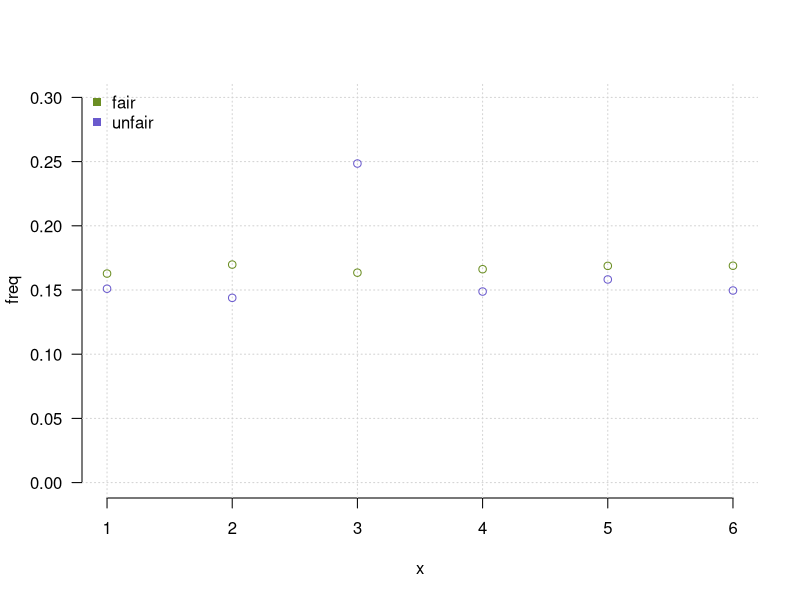

Write R code to recreate this figure.
## ---- chunk 1

## ---- chunk 2
# load the packages you need
#library(dplyr)
#library(tidyr)
#library(stringr)
#library(ggplot2)
## ---- chunk 3
vec <- c(1, 2, 3)
vec
## ---- chunk 4
vector('integer', 5) # a vector of 5 integers
vector('character', 5)
character(5) # does the same
logical(5) # same as vector('logical', 5)
## ---- chunk 5
v1 <- c(1,2,3)
v2 <- c('a','b','c')
v3 <- c('do','re','mi')
c(v1, v2, v3)
## ---- chunk 6
v1 <- c(1, 2, 3, 4)
v2 <- c(7, -9, 15.2, 4)
v1 + v2 # addition
v1 - v2 # subtraction
v1 * v2 # scalar multiplication
v1 / v2 # division
## ---- chunk 7
v1 <- c(1, 2, 3, 4, 5)
v2 <- c(0, 1)
v1 + v2
## ---- chunk 8
vec <- c('a', 'b', 'c', 'd', 'e')
vec[1] # the first element
vec[5] # the fifth element
vec[-1] # remove the first element
## ---- chunk 9
vec <- c('a', 'b', 'c', 'd', 'e')
vec[0] # R counts elements from 1
vec[10] # Positive index past the length of the vector
vec[-6] # Negative index past the length of the vector
## ---- chunk 10
vec <- c('a', 'b', 'c', 'd', 'e')
vec.ind <- c(1,3,5)
vec[vec.ind]
## ---- chunk 11
vec <- c('a', 'b', 'c', 'd', 'e')
vec.ind <- c(TRUE, FALSE, TRUE, FALSE, TRUE)
vec[vec.ind]
## ---- chunk 12
vec <- c(23.7, 54.5, 22.7)
names(vec) # by default there are no names
names(vec) <- c('sample1', 'sample2', 'sample3')
vec
vec[c('sample2', 'sample1')]
## ---- chunk 13
vec <- c(1, 2, 3, 4, 5)
vec[-5] # without the 5-th element
vec[-(c(1,3,5))] # without elements 1, 3, 5
## ---- chunk 14
vec <- c(1, 2, 3, 4, 5)
vec < 3 # we can use the value of this logical comparison
vec[vec < 3]# Et voila!
## ---- chunk 15
vec <- c(1, 2, 3, 4, 5)
rev(vec)
## ---- chunk 16
v <- c(5:7)
v
v2 <- c(3:-4)
v2
## ---- chunk 17
vec <- c(1:78)
length(vec)
## ---- chunk 18
vec <- c(1:5)
vec
vec[3] <- 'a' # Note the coercion!
vec 
## ---- chunk 19
c(vec[1], 'a', vec[2:length(vec)])
## ---- chunk 20
vec <- c(1:5)
vec
vec[9] <- 9
vec 
## ---- chunk 21
vec <- c(1:5, 1:4, 1:3) # a vector with repeating values
table(vec) # table of counts
tab <- table(vec)/length(vec) # table of freqs.
round(tab, digits=3) # and let's round it
## ---- chunk 22
vec <- c(1:5, NA, NA, 1:3)
sort(vec) # oops, NAs got lost
sort(vec, na.last = TRUE)
sort(vec, decreasing = TRUE) # in a decreasing order
## ---- chunk 23
c(1:5, 7:10) # the ':' operator
seq1 <- seq(from=1, to=10, by=2)
seq(from=11, along.with = seq1)
seq(from=10, to=1, by=-2)
## ---- chunk 24
seq1 <- seq(from = 1, to = 5)
seq1 # has to be printed explicitly
## ---- chunk 25
(seq2 <- seq(from = 5, to = 1)) # will print automatically
## ---- chunk 26
rep('a', times=5)
rep(1:5, times=3)
rep(seq(from=1, to=3, by=2), times=2)
## ---- chunk 27
# simulate casting a fair dice 10x
sample(x = c(1:6), size=10, replace = T) 
# make it unfair, it is loaded on '3'
myprobs = rep(0.15, times = 6)
myprobs[3] <- 0.25 # a bit higher probability for '3'
sample(x = c(1:6), size = 10, replace = T, prob=myprobs)
## ---- chunk 28
# simulate casting a fair dice 10x
fair <- sample(x = c(1:6), size=10e3, replace = T) 
unfair <- sample(x = c(1:6), size=10e3, replace = T, prob = myprobs)
## ---- chunk 29
t1 <- table(fair)/length(fair)
t2 <- table(unfair)/length(unfair)
plot(0,0,type="n",xlim=c(1,6.0),ylim=c(0,.3),xlab="x",ylab="freq",bty='n', las=1)
grid()
points(1:6, t1, col="olivedrab")
points(1:6, t2, col="slateblue")
legend('topleft', legend = c('fair','unfair'), col = c('olivedrab', 'slateblue'),pch = 15, border = NULL, bty='n')
## ---- chunk 30
mychars <- c('a', 'b', 'c', 'd', 'e', 'f')
mychars
sample(mychars)
sample(mychars)
## ---- chunk 31
v1 <- sample(1:5, size = 4)
v1
max(v1) # max value of the vector
min(v1) # min value
sum(v1) # sum all the elements
## ---- chunk 32
v1
diff(v1) # diff. of element pairs
cumsum(v1) # cumulative sum
prod(v1) # product of all elements
## ---- chunk 33
v1
cumprod(v1) # cumulative product
cummin(v1) # minimum so far (up to i-th el.)
cummax(v1) # maximum up to i-th element
## ---- chunk 34
v2 <- sample(1:5, size=4)
## ---- chunk 35
v1
v2
v1 <= v2 # direct comparison
pmin(v1, v2) # pairwise min
pmax(v1, v2) # pairwise max
## ---- chunk 36
v1 <- c(1, 3, 4, 5, 3, 2)
rank(v1) # show rank of each value (min has rank 1)
order(v1) # order of indices for a sorted vector
v1[order(v1)]
sort(v1)
## ---- chunk 37
vec <- c('blue', 'yellow', 'purple', 
         'yellow', 'yellow', 'blue')
vec.f <- factor(vec)
summary(vec.f)
## ---- chunk 38
as.numeric(vec.f)
## ---- chunk 39
vec <- c('blue', 'yellow', 'purple', 
         'yellow', 'yellow', 'blue')
vec.f <- factor(vec, levels=c('blue', 'purple', 'yellow', 'white'), 
                labels=c('sea','flower','sun','snow'))
summary(vec.f)
## ---- chunk 40
vec <- c('small', 'tiny', 'large', 'medium')
factor(vec) # rearranged alphabetically
## ---- chunk 41
factor(vec, levels = c('tiny', 'small', 'medium', 'large'),
       ordered=TRUE) # ordered as provided in the levels argument
## ---- chunk 42

